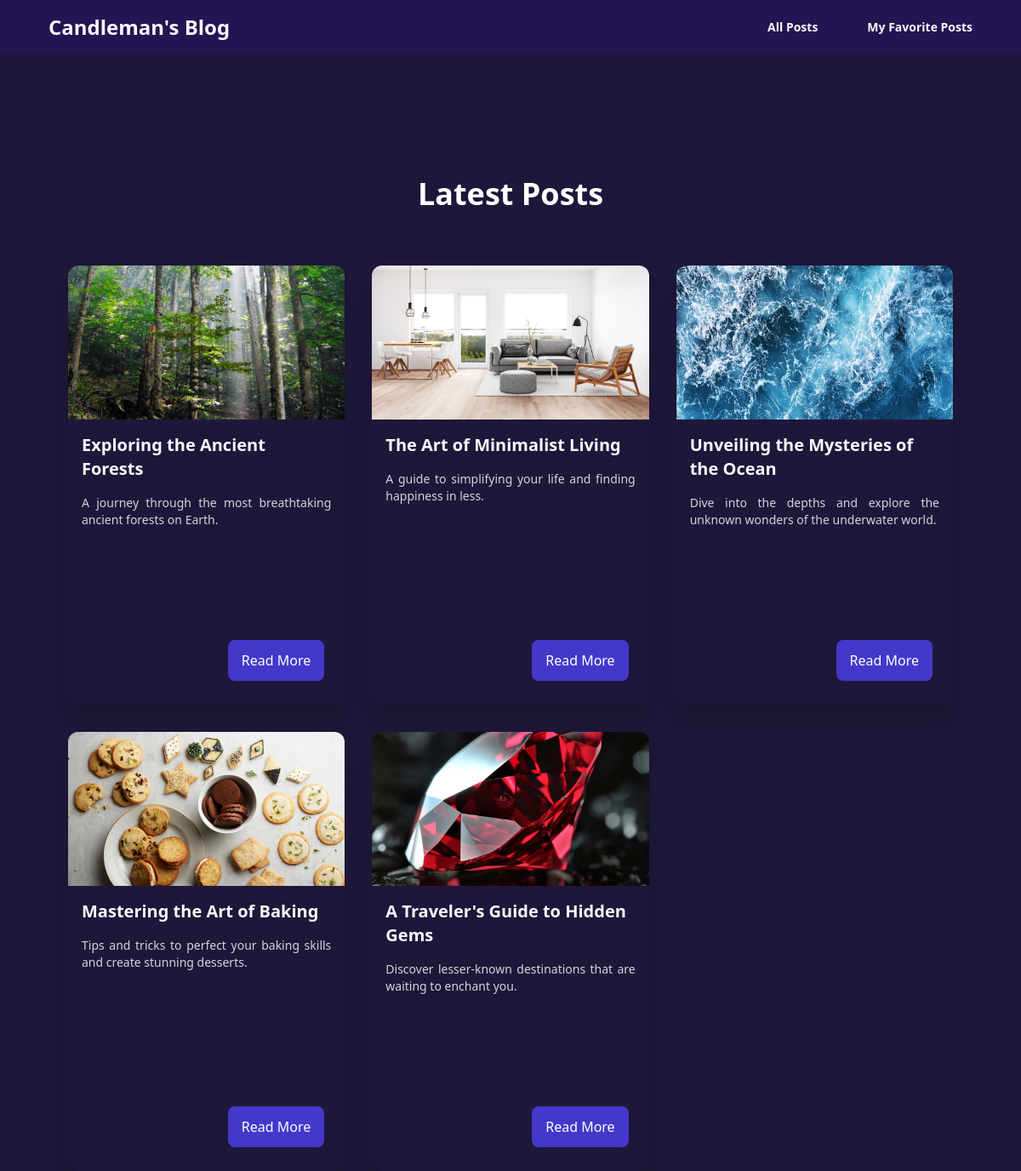
/posts/, run on the app's committed database.
### blog/models.py (models this page shows, shortened)
class Post(models.Model):
    title = models.CharField(max_length=150)
    excerpt = models.TextField(max_length=350)
    image = models.ImageField(upload_to="posts", null=True)
    date = models.DateField(auto_now_add=True)
    slug = models.SlugField(max_length=160, unique=True, db_index=True)
    content = models.TextField(validators=[MinLengthValidator(10)])
    author = models.ForeignKey(
        Author, on_delete=models.SET_NULL, null=True, related_name="posts"
    )
    tags = models.ManyToManyField(Tag)

### blog/views.py (the view)
# urls.py: path("posts/", views.AllPostsView.as_view(), name="posts-page"),
class AllPostsView(ListView):
    template_name = "blog/all-posts.html"
    model = Post
    ordering = ["-date"]
    context_object_name = "all_posts"

### blog/templates/blog/all-posts.html (shortened to what this page needs)
{% extends "base.html" %}
{% load static %}
{% load static tailwind_tags %}
{% block content %}
<div class="bg-[#1E1739] relative z-10 w-full pt-16 lg:pt-24">
    <div class="flex w-full px-5 lg:px-20 items-center justify-center mb-8">
        <p class="text-4xl font-bold text-white mt-12">Latest Posts</p>
    </div>
    <div class="w-full flex px-5 lg:px-20 justify-center">
        <div
            class="grid gap-8 grid-cols-1 sm:grid-cols-2 lg:grid-cols-3 xl:grid-cols-4 py-8 w-full items-center justify-center">
            {% for post in all_posts %}
            {% include 'blog/includes/post.html' %}
            {% endfor %}
        </div>
    </div>
</div>
{% endblock %}

### blog/templates/blog/includes/post.html
{% load static tailwind_tags %}
<div class="card rounded-xl overflow-hidden bg-transparent shadow-xl flex flex-col h-full">
    <div class="h-72 w-full overflow-hidden">
        <img src="{{ post.image.url }}" class="w-full h-full object-cover" alt="Album" />
    </div>
    <div class="card-body p-4 flex flex-col h-full">
        <h2 class="card-title text-xl font-bold mb-2">{{ post.title }}</h2>
        <div class="w-full text-justify text-sm text-gray-300 mb-4">
            {{ post.excerpt }}
        </div>
        <div class="mt-auto flex justify-end">
            <a class="px-4 py-3 rounded-lg text-white bg-[#4338ca] hover:bg-[#31298f] transition-colors duration-200 ease-in-out cursor-pointer relative right-2 mb-3"
                href="{% url 'post-detail-page' post.slug %}">
                Read More
            </a>
        </div>
    </div>
</div>

### data on the page
Post: image (picture), title "Exploring the Ancient Forests", excerpt "A journey through the most breathtaking ancient forests on Earth."
Post: image (picture), title "The Art of Minimalist Living", excerpt "A guide to simplifying your life and finding happiness in less."
Post: image (picture), title "Unveiling the Mysteries of the Ocean", excerpt "Dive into the depths and explore the unknown wonders of the underwater world."
Post: image (picture), title "Mastering the Art of Baking", excerpt "Tips and tricks to perfect your baking skills and create stunning desserts."
Post: image (picture), title "A Traveler's Guide to Hidden Gems", excerpt "Discover lesser-known destinations that are waiting to enchant you."
